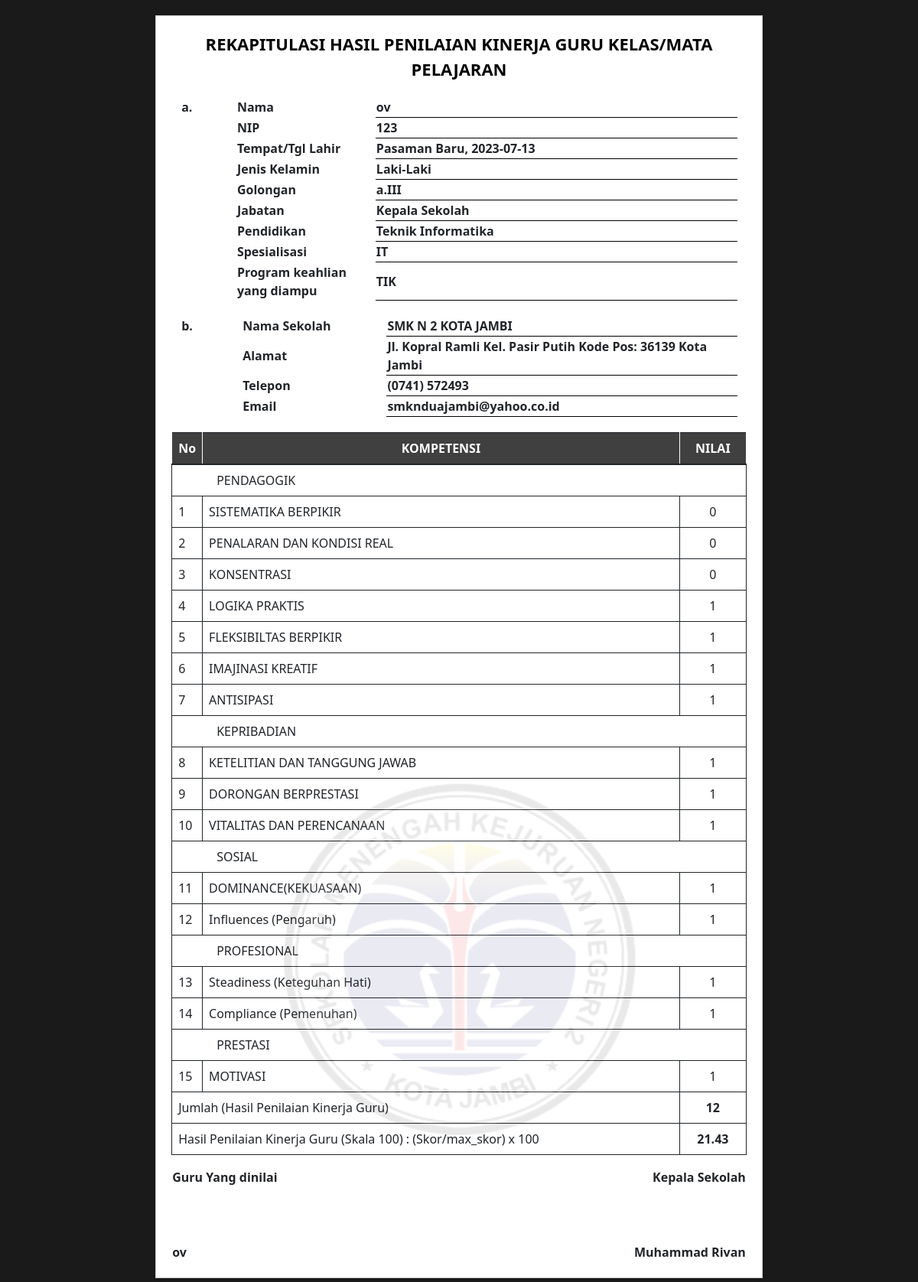
The page /dashboard/pages/laporan.php?id_guru=9 on the database its author committed.
### tables this page shows
CREATE TABLE `identitas_guru` (
  `id_guru` int(11) NOT NULL,
  `nama` varchar(30) NOT NULL,
  `nip` int(18) NOT NULL,
  `jenis_kelamin` varchar(10) NOT NULL,
  `tgl_lahir` varchar(30) NOT NULL,
  `alamat` varchar(30) NOT NULL,
  `pendidikan` varchar(30) NOT NULL,
  `golongan` varchar(30) NOT NULL,
  `jabatan` varchar(30) NOT NULL,
  `spesialisasi` varchar(30) NOT NULL,
  `mata_pelajaran` varchar(30) NOT NULL,
  `telepon` varchar(30) NOT NULL,
  `foto` varchar(120) NOT NULL
);

CREATE TABLE `identitas_sekolah` (
  `id_sekolah` int(11) NOT NULL,
  `nama_sekolah` varchar(120) NOT NULL,
  `alamat_sekolah` varchar(120) NOT NULL,
  `telepon_sekolah` varchar(120) NOT NULL,
  `email_sekolah` varchar(120) NOT NULL
);

### dashboard/pages/laporan.php (the view, shortened to what the rows shown need)
<?php
include '../../db/koneksi.php';
?>
<!DOCTYPE html>
<html lang="en">
<head>
  <link rel="stylesheet" href="https://cdn.jsdelivr.net/npm/bootstrap@5.1.3/dist/css/bootstrap.min.css">
  <link rel="stylesheet" href="../smkn2kotajambi/assets/css/print.css" media="print">
  <link rel="stylesheet" href="http://localhost/smkn2kotajambi/assets/css/laporan.css">
  <link rel="stylesheet" href="https://cdnjs.cloudflare.com/ajax/libs/font-awesome/5.15.3/css/all.min.css">
</head>
<body>
  <div class="laporan">
    <div>
      <?php
      $queryDataGuru = mysqli_query($konek, "SELECT * FROM identitas_guru WHERE id_guru=" . $_GET['id_guru']);
      $DataGuru = mysqli_fetch_assoc($queryDataGuru);
      $queryDataKepalaSekolah = mysqli_query($konek, "SELECT * FROM identitas_guru WHERE jabatan = 'Kepala Sekolah'");
      $queryIdentitasSekolah = mysqli_query($konek, "SELECT * FROM identitas_sekolah");
      $DataSekolah = mysqli_fetch_assoc($queryIdentitasSekolah);
      if ($queryDataKepalaSekolah) {
        $DataKepalaSekolah = mysqli_fetch_assoc($queryDataKepalaSekolah);
      } else {
        $DataKepalaSekolah = ["nama" => ""];
      }
      ?>
      <div class="container">
        <table>
          <tr>
            <th class="print-th text-start" style="width:10%; ">a.</th>
            <th class="text-start" style="width:25%; "><span class="text-title">Nama</span></th>
            <th class="text-start" style="border-bottom: 1px solid black;"><span class="text-title"><?php echo $DataGuru['nama']; ?></span></th>
          </tr>
          <tr>
            <th class="print-th text-start" style="width:10%; "></th>
            <th class="text-start" style="width:25%; "><span class="text-title">NIP</span></th>
            <th class="text-start" style="border-bottom: 1px solid black;"><span class="text-title"><?php echo $DataGuru['nip']; ?></span></th>
          </tr>
          <tr>
            <th class="print-th text-start" style="width:10%; "></th>
            <th class="text-start" style="width:25%; "><span class="text-title">Tempat/Tgl Lahir</span></th>
            <th class="text-start" style="border-bottom: 1px solid black;"><span class="text-title"><?php echo $DataGuru['alamat'] . ", " . $DataGuru['tgl_lahir']; ?></span></th>
          </tr>
          <tr>
            <th class="print-th text-start" style="width:10%; "></th>
            <th class="text-start" style="width:25%; "><span class="text-title">Jenis Kelamin</span></th>
            <th class="text-start" style="border-bottom: 1px solid black;"><span class="text-title"><?php
                                                                                                    if ($DataGuru['jenis_kelamin'] == "L") {
                                                                                                      echo "Laki-Laki";
                                                                                                    } else {
                                                                                                      echo "Perempuan";
                                                                                                    }
                                                                                                    ?></span></th>
          </tr>
          <tr>
            <th class="print-th text-start" style="width:10%; "></th>
            <th class="text-start" style="width:25%; "><span class="text-title">Golongan</span></th>
            <th class="text-start" style="border-bottom: 1px solid black;"><span class="text-title"><?php echo $DataGuru['golongan']; ?></span></th>
          </tr>
          <tr>
            <th class="print-th text-start" style="width:10%; "></th>
            <th class="text-start" style="width:25%; "><span class="text-title">Jabatan</span></th>
            <th class="text-start" style="border-bottom: 1px solid black;"><span class="text-title"><?php echo $DataGuru['jabatan']; ?></span></th>
          </tr>
          <tr>
            <th class="print-th text-start" style="width:10%; "></th>
            <th class="text-start" style="width:25%; "><span class="text-title">Pendidikan</span></th>
            <th class="text-start" style="border-bottom: 1px solid black;"><span class="text-title"><?php echo $DataGuru['pendidikan']; ?></span></th>
          </tr>
          <tr>
            <th class="print-th text-start" style="width:10%; "></th>
            <th class="text-start" style="width:25%; "><span class="text-title">Spesialisasi</span></th>
            <th class="text-start" style="border-bottom: 1px solid black;"><span class="text-title"><?php echo $DataGuru['spesialisasi']; ?></span></th>
          </tr>
          <tr>
            <th class="print-th text-start" style="width:10%; "></th>
            <th class="text-start" style="width:25%; "><span class="text-title">Program keahlian yang diampu</span></th>
            <th class="text-start" style="border-bottom: 1px solid black;"><span class="text-title"><?php echo $DataGuru['mata_pelajaran']; ?></span></th>
          </tr>
        </table>
      </div>
      <div class="container">
        <table>
          <tr>
            <th class="print-th text-start" style="width:11%; ">b.</th>
            <th class="text-start" style="width:26%; "><span class="text-title">Nama Sekolah</span></th>
            <th class="text-start" style="border-bottom: 1px solid black;"><span class="text-title"><?php echo $DataSekolah['nama_sekolah']; ?></span></th>
          </tr>
          <tr>
            <th class="print-th text-start" style="width:10%; "></th>
            <th class="text-start" style="width:25%; "><span class="text-title">Alamat</span></th>
            <th class="text-start" style="border-bottom: 1px solid black;"><span class="text-title"><?php echo $DataSekolah['alamat_sekolah']; ?></span></th>
          </tr>
          <tr>
            <th class="print-th text-start" style="width:10%; "></th>
            <th class="text-start" style="width:25%; "><span class="text-title">Telepon</span></th>
            <th class="text-start" style="border-bottom: 1px solid black;"><span class="text-title"><?php echo $DataSekolah['telepon_sekolah']; ?></span></th>
          </tr>
          <tr>
            <th class="print-th text-start" style="width:10%; "></th>
            <th class="text-start" style="width:25%; "><span class="text-title">Email</span></th>
            <th class="text-start" style="border-bottom: 1px solid black;"><span class="text-title"><?php echo $DataSekolah['email_sekolah']; ?></span></th>
          </tr>
        </table>
      </div>
      <table class="table table-bordered" style="border:2px;">
        <thead>
          <tr>
            <th class="print-th text-center" style="width:5%;background-color: #404040; color:white;">No</th>
            <th class="text-center" style="background-color: #404040; color:white;">KOMPETENSI</th>
            <th class="text-center" style="background-color: #404040; color:white;">NILAI</th>
          </tr>
        </thead>
      </table>
      <table style="width:100%;">
        <tr>
          <th style="text-align: left;">Guru Yang dinilai</th>
          <th style="text-align: right;">Kepala Sekolah</th>
        </tr>
      </table>
      <br />
      <br />
      <br />
      <table style="width:100%;">
        <tr>
          <th style="text-align: left;"><?php echo $DataGuru['nama']; ?></th>
          <th style="text-align: right;"><?php echo $DataKepalaSekolah['nama']; ?></th>
        </tr>
      </table>
    </div>
  </div>
</body>
</html>

### rows shown on the page
identitas_guru: nama "ov", nip "123", alamat "Pasaman Baru", tgl_lahir "2023-07-13", golongan "a.III", jabatan "Kepala Sekolah", pendidikan "Teknik Informatika", spesialisasi "IT", mata_pelajaran "TIK"
identitas_sekolah: nama_sekolah "SMK N 2 KOTA JAMBI", alamat_sekolah "Jl. Kopral Ramli Kel. Pasir Putih Kode Pos: 36139 Kota Jambi", telepon_sekolah "(0741) 572493", email_sekolah "smknduajambi@yahoo.co.id"
identitas_guru: nama "Muhammad Rivan"

### other values the page prints
$kompetensi_1 "0"
$kompetensi_2 "0"
$kompetensi_3 "0"
$kompetensi_4 "1"
$kompetensi_5 "1"
$kompetensi_6 "1"
$kompetensi_7 "1"
$kompetensi_8 "1"
$kompetensi_9 "1"
$kompetensi_10 "1"
$kompetensi_11 "1"
$kompetensi_12 "1"
$kompetensi_13 "1"
$kompetensi_14 "1"
$kompetensi_15 "1"
